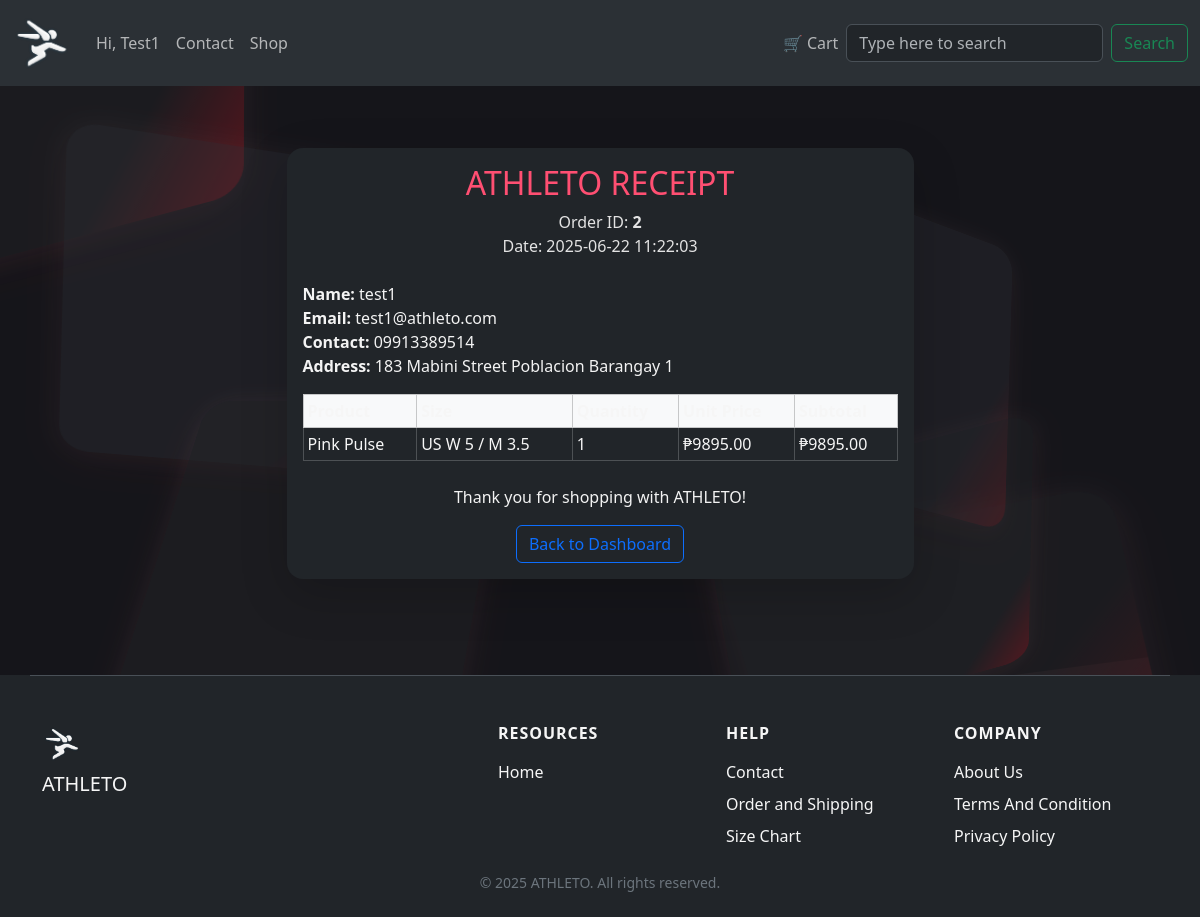
Screenshot of /user_receipt/2 (signed in) with the database file from the repository.
### tables this page shows
CREATE TABLE orders (
            id INTEGER PRIMARY KEY AUTOINCREMENT,
            user_email TEXT NOT NULL,
            timestamp TEXT NOT NULL,
            name TEXT,
            contact TEXT,
            address TEXT,
            total_amount REAL NOT NULL
        , status TEXT DEFAULT 'Placed');

CREATE TABLE order_items (
            id INTEGER PRIMARY KEY AUTOINCREMENT,
            order_id INTEGER NOT NULL,
            product_id TEXT NOT NULL,
            name TEXT,
            size TEXT,
            quantity INTEGER NOT NULL,
            price REAL NOT NULL,
            image TEXT,
            FOREIGN KEY(order_id) REFERENCES orders(id)
        );

### app.py (the view)
@app.route('/user_receipt/<int:order_id>')
def user_receipt(order_id):
    if 'user' not in session:
        return redirect(url_for('login'))
    db = get_db()
    order = db.execute('SELECT * FROM orders WHERE id = ? AND user_email = ?', (order_id,
session['user'])).fetchone()
    if not order:
        abort(404)
    items = db.execute('SELECT * FROM order_items WHERE order_id = ?', (order_id,)).fetchall()
    return render_template('user_receipt.html', order=order, items=items)

### app.py (called while the page is built)
@app.teardown_appcontext
def close_product_db(error):
    db = g.pop('product_db', None)
    if db is not None:
        db.close()

@app.before_request
def check_session_timeout():
    if 'user' in session:
        session_age = time.time() - session.get('timestamp', time.time())
        if session_age > 3600:
            session.clear()
            return redirect(url_for('signup'))
        else:
            session['timestamp'] = time.time()

@app.teardown_appcontext
def close_all_dbs(error):
    feedback_db = g.pop('feedback_db', None)
    if feedback_db is not None:
        feedback_db.close()

@app.teardown_appcontext
def close_product_feedback_db(error):
    db = g.pop('product_feedback_db', None)
    if db is not None:
        db.close()

def get_db():
    if 'db' not in g:
        g.db = sqlite3.connect('products.db')
        g.db.row_factory = sqlite3.Row
    return g.db

@app.teardown_appcontext
def close_connection(exception):
    db = g.pop('product_db', None)
    if db is not None:
        db.close()

@app.teardown_appcontext
def close_receipt_db(error):
    db = g.pop('receipt_db', None)
    if db is not None:
        db.close()

### templates/user_receipt.html (shortened to what this page needs)
{% extends "base.html" %}
{% block content %}
<div class="container py-5">
  <div class="row justify-content-center">
    <div class="col-12 col-sm-10 col-md-8 col-lg-7">
      <div class="card shadow-lg border-0 rounded-4 bg-dark text-light">
        <div class="card-body">
          <div class="text-center mb-4">
            <h2 style="color:#ff4f72;">ATHLETO RECEIPT</h2>
            <div class="text-muted" style="color:#e3e3e3 !important;">Order ID: <b>{{ order.id }}</b></div>
            <div class="text-muted" style="color:#e3e3e3 !important;">Date: {{ order.timestamp }}</div>
          </div>
          <div class="mb-3" style="color:#f3f3f3;">
            <strong>Name:</strong> {{ order.name }}<br>
            <strong>Email:</strong> {{ order.user_email }}<br>
            <strong>Contact:</strong> {{ order.contact }}<br>
            <strong>Address:</strong> {{ order.address }}<br>
          </div>
          <div class="table-responsive">
            <table class="table table-sm table-bordered align-middle mb-0 table-dark text-light">
              <thead class="table-light">
                <tr>
                  <th style="color:#232427;">Product</th>
                  <th style="color:#232427;">Size</th>
                  <th style="color:#232427;">Quantity</th>
                  <th style="color:#232427;">Unit Price</th>
                  <th style="color:#232427;">Subtotal</th>
                </tr>
              </thead>
              <tbody>
                {% for item in items %}
                {% set subtotal = item.price * item.quantity %}
                <tr>
                  <td>{{ item.name }}</td>
                  <td>{{ item.size }}</td>
                  <td>{{ item.quantity }}</td>
                  <td>₱{{ '%.2f'|format(item.price) }}</td>
                  <td>₱{{ '%.2f'|format(subtotal) }}</td>
                </tr>
                {% endfor %}
              </tbody>
            </table>
          </div>
          <div class="mt-4 text-center text-muted" style="color:#f3f3f3 !important;">
            Thank you for shopping with ATHLETO!
          </div>
          <div class="mt-3 text-center">
            <a href="{{ url_for('dashboard') }}" class="btn btn-outline-primary">Back to Dashboard</a>
          </div>
        </div>
      </div>
    </div>
  </div>
</div>
{% endblock %}

### templates/base.html (shortened to what this page needs)
<!DOCTYPE html>
<html lang="en">
<head>
  <link href="https://cdn.jsdelivr.net/npm/bootstrap@5.3.5/dist/css/bootstrap.min.css" rel="stylesheet">
</head>
<body data-bs-theme="dark">
  <div class="squares-bg">
    <div class="square s1"></div>
    <div class="square s2"></div>
    <div class="square s4"></div>
  </div>
  <nav class="navbar navbar-expand-lg bg-body-tertiary fixed-top">
    <div class="container-fluid">
      <a class="navbar-brand" href="{{ url_for('home') }}">
        <img src="{{ url_for('static', filename='pictures/3D logo white.png') }}" alt="ATHLETO Logo" width="60"
          height="60">
      </a>
      <div class="collapse navbar-collapse" id="navbarSupportedContent">
        <ul class="navbar-nav me-auto mb-2 mb-lg-0">
          {% if session.get('is_admin') %}
            <li class="nav-item">
              <a class="nav-link" href="{{ url_for('dashboard') }}">
                Hi, {{ session.get('name', 'Admin User') }}
              </a>
            </li>
            <li class="nav-item">
              <a class="nav-link" href="{{ url_for('admin_users') }}">Users</a>
            </li>
            <li class="nav-item">
              <a class="nav-link" href="{{ url_for('admin_dashboard') }}">Orders</a>
            </li>
            <li class="nav-item">
              <a class="nav-link" href="{{ url_for('admin_receipts') }}">Receipts</a>
            </li>
            <li class="nav-item">
              <a class="nav-link" href="{{ url_for('view_products_db') }}">Products Database</a>
            </li>
            <li class="nav-item">
              <a class="nav-link" href="{{ url_for('admin_feedback') }}">Feedback</a>
            </li>
            <li class="nav-item">
              <a class="nav-link" href="{{ url_for('admin_product_feedback') }}">Product Feedback</a>
            </li>
          {% else %}
            {% if session.get('user') %}
            <li class="nav-item">
              <a class="nav-link" href="{{ url_for('dashboard') }}">
                Hi, {{ session.get('name', session['user'].split('@')[0])|capitalize }}
              </a>
            </li>
            {% else %}
            <li class="nav-item">
              <a class="nav-link" href="{{ url_for('login') }}">Login</a>
            </li>
            {% endif %}
            <li class="nav-item">
              <a class="nav-link" href="{{ url_for('contact') }}">Contact</a>
            </li>
            <li class="nav-item">
              <a class="nav-link" href="{{ url_for('home') }}#shop-cards">Shop</a>
            </li>
          {% endif %}
        </ul>
        {% if not session.get('is_admin') %}
        <ul class="navbar-nav mb-2 mb-lg-0">
          <li class="nav-item">
            <a class="nav-link" href="{{ url_for('view_cart') }}">
              🛒 Cart
            </a>
          </li>
        </ul>
        {% endif %}
        <form class="d-flex" role="search" method="get" action="{{ url_for('search') }}">
          <input class="form-control me-2" type="search" name="q" placeholder="Type here to search" aria-label="Search">
          <button class="btn btn-outline-success" type="submit">Search</button>
        </form>
      </div>
    </div>
  </nav>
  <main class="container mt-4" style="padding-top: 20px;">
    {% block content %}{% endblock %}
  </main>
  <footer class="container-fluid mt-5 bg-dark text-light px-0">
    <div class="container py-4">
      <div class="row row-cols-1 row-cols-sm-2 row-cols-md-5 g-4 border-top pt-4">
        <div class="col mb-2">
          <a href="{{ url_for('home') }}" class="d-flex align-items-center mb-2 link-light text-decoration-none">
            <img src="{{ url_for('static', filename='pictures/3D logo white.png') }}" alt="ATHLETO Logo" width="40"
              height="40">
          </a>
          <h5 class="text-light mb-0">ATHLETO</h5>
        </div>
        <div class="col d-none d-md-block"></div>
        <div class="col">
          <h6 class="text-uppercase mb-3">Resources</h6>
          <ul class="nav flex-column">
            <li class="nav-item mb-2"><a href="{{ url_for('home') }}" class="nav-link p-0 text-light">Home</a></li>
          </ul>
        </div>
        <div class="col">
          <h6 class="text-uppercase mb-3">Help</h6>
          <ul class="nav flex-column">
            <li class="nav-item mb-2"><a href="{{ url_for('contact') }}" class="nav-link p-0 text-light">Contact</a>
            </li>
            <li class="nav-item mb-2"><a href="{{ url_for('orderandship') }}" class="nav-link p-0 text-light">Order and
                Shipping</a></li>
            <li class="nav-item mb-2"><a href="{{ url_for('sizechart') }}" class="nav-link p-0 text-light">Size
                Chart</a></li>
          </ul>
        </div>
        <div class="col">
          <h6 class="text-uppercase mb-3">Company</h6>
          <ul class="nav flex-column">
            <li class="nav-item mb-2"><a href="{{ url_for('about') }}" class="nav-link p-0 text-light">About Us</a></li>
            <li class="nav-item mb-2"><a href="{{ url_for('termsandcondition') }}" class="nav-link p-0 text-light">Terms
                And Condition</a></li>
            <li class="nav-item mb-2"><a href="{{ url_for('privacy') }}" class="nav-link p-0 text-light">Privacy
                Policy</a></li>
          </ul>
        </div>
      </div>
      <div class="row mt-3">
        <div class="col text-center text-secondary small">
          &copy; {{ 2025 }} ATHLETO. All rights reserved.
        </div>
      </div>
    </div>
  </footer>
</body>
</html>

### templates/base.html (style rules this page uses)
body { padding-top: 56px; background: #15151a; min-height: 100vh; overflow-x: hidden; position: relative; z-index: 1; }
.squares-bg { position: fixed; z-index: -10; inset: 0; pointer-events: none; width: 100vw; height: 100vh; overflow: hidden; perspective: 1100px; }
.squares-bg .square { position: absolute; width: 340px; height: 340px; background: linear-gradient(135deg, #282a31 70%, #c1121f 100%); border-radius: 28px; opacity: 0.32; filter: blur(0.5px); box-shadow: 0 12px 36px 0 rgba(193, 18, 31, 0.15), 0 32px 80px 0 rgba(0, 0, 0, 0.19), 0 2.5px 28px 0 #fff2 ; transition: opacity 0.3s, transform 0.8s cubic-bezier(.19, 1, .22, 1), box-shadow 0.5s; will-change: transform; }
.squares-bg .square.s1 { top: -90px; left: -90px; transform: rotateX(20deg) rotateY(-15deg) rotateZ(-7deg) scale(1.08); background: linear-gradient(120deg, #232427 70%, #c1121f 100%); opacity: 0.36; }
.squares-bg .square.s2 { top: 18vh; left: 6vw; transform: rotateX(-22deg) rotateY(12deg) rotateZ(11deg) scale(0.97); background: linear-gradient(135deg, #33343a 80%, #c1121f 100%); opacity: 0.30; }
.squares-bg .square.s4 { bottom: -72px; right: 7vw; transform: rotateX(-13deg) rotateY(-17deg) rotateZ(-17deg) scale(1.12); background: linear-gradient(135deg, #232427 60%, #c1121f 100%); opacity: 0.32; }
.squares-bg .square.s4::after { content: ""; position: absolute; right: 0; bottom: 0; width: 55%; height: 55%; border-bottom-right-radius: 26px; background: linear-gradient(135deg, rgba(255, 255, 255, 0.12) 0%, rgba(193, 18, 31, 0.24) 100%); pointer-events: none; z-index: 2; opacity: 0.9; }
.navbar { transition: transform 0.3s ease-in-out; transform: translateY(0); }
footer { font-size: 1rem; }
footer h6 { font-weight: bold; letter-spacing: 0.06em; }
footer ul.nav { padding-left: 0; }

### templates/user_receipt.html (style rules this page uses)
.bg-dark, .table-dark, .text-light, .card.text-light { color: #f6f6f6 !important; }
.table-dark th, .table-dark td { color: #f6f6f6 !important; }

### rows the page displays
orders: get "Test1", id "2", timestamp "2025-06-22 11:22:03", name "test1", user_email "test1@athleto.com", contact "09913389514", address "183 Mabini Street Poblacion Barangay 1"
order_items: name "Pink Pulse", size "US W 5 / M 3.5", quantity "1", price "9895.00"

### other values shown
{{ 2025 }} "2025"
